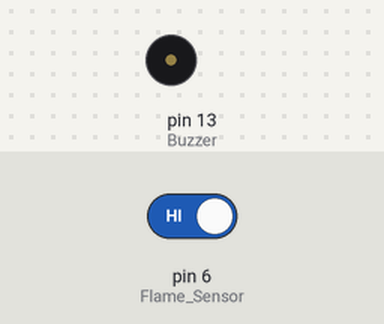
The sketch below on a simulated Arduino Uno, built with avr-gcc and run on an emulated ATmega328P. Shown: buzzer (waves = sounding, pin HIGH). Inputs (shaded band) come from the test bench; at power-on: pin 6 (Flame_Sensor) HIGH. The modem accepts every AT command (registered, SIM ready, sends succeed) and sends nothing else.

Above: at 1.2 s.
1.3 s: pin 6 (Flame_Sensor) driven LOW
At 2.6 s:
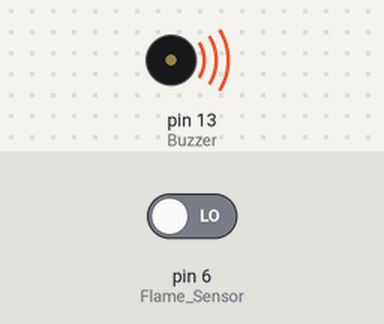
Timing chart, 0 to 4.3 s (numbered marks = the images above; inputs shaded):
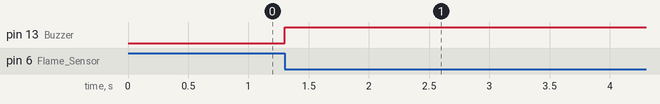

The sketch:

Fire_Detecting_With_Phone_Call.ino
```cpp
#include <SoftwareSerial.h>
SoftwareSerial MY_Serial(8, 9);

char Phone_No[] = "+8801730288553";
int Buzzer = 13;
int Flame_Sensor = 6;
int Flame_Sensor_Value;

void setup()
{
 MY_Serial.begin(9600);
 pinMode(Buzzer, OUTPUT);
}

void loop()
{
  Flame_Sensor_Value = digitalRead(Flame_Sensor);
  if (Flame_Sensor_Value == LOW)
    {
      digitalWrite(Buzzer, HIGH);
      Make_Call(Phone_No);
      delay(5000);
      digitalWrite(Buzzer, LOW);
    }

}

void Make_Call(char *number)
{
  MY_Serial.print("ATD + ");
  MY_Serial.print(number);
  MY_Serial.println(";");
  delay(20000);       // wait for 20 seconds...
  MY_Serial.println("ATH"); //hang up
  delay(100);
}
```

Measured:
- after the input at 1.3 s, pin 13 (Buzzer): LOW → HIGH at once
